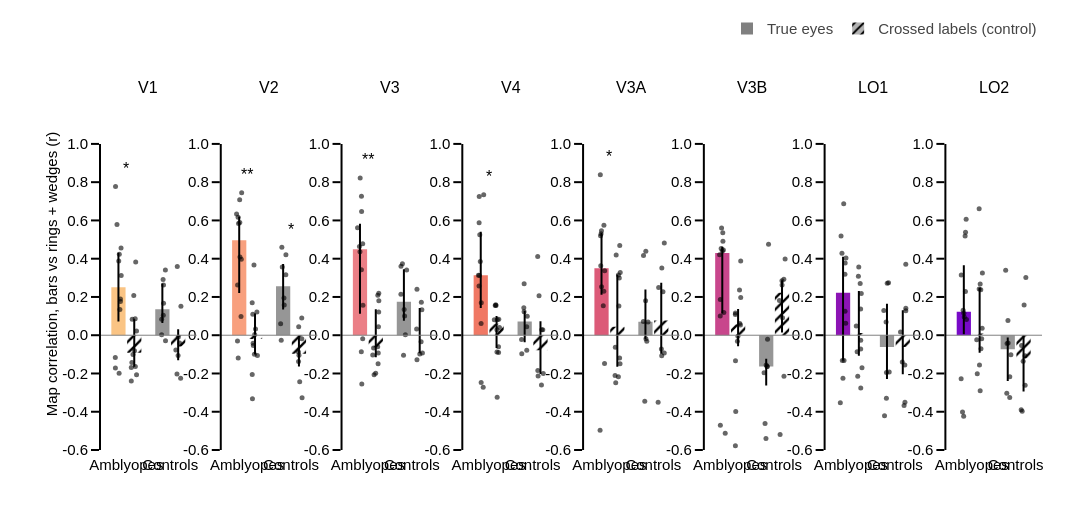

Here is the notebook cell this chart was saved with:
### Code cell
# Figure B: map correlation between halves (stimulus split), true eyes vs crossed labels
df_b = df_sh[df_sh.split == 'stimulus']
rng = np.random.default_rng(0)
conds = [('r_true', '', 'True eyes'), ('r_crossed', '/', 'Crossed labels (control)')]
w = 0.36
r_ticks = nice_ticks(df_b[['r_true', 'r_crossed']].values.ravel(), 0.2)
y_step = (r_ticks[-1] - r_ticks[0]) * 0.05
fig = make_subplots(rows=1, cols=cols, subplot_titles=rois_to_keep, horizontal_spacing=hor_spacing)
for col_idx, roi in enumerate(rois_to_keep, start=1):
    for g_i, group in enumerate(groups):
        dg = df_b[(df_b.roi == roi) & (df_b.group == group)]
        color = roi_colors_rgb[roi] if group == 'patient' else ctrl_color
        for (value, pattern, _), off in zip(conds, [-w / 2, w / 2]):
            v = dg[value].dropna()
            med, p25, p75 = v.median(), np.percentile(v, 25), np.percentile(v, 75)
            fig.add_trace(go.Bar(x=[g_i + off], y=[med], width=w * 0.9, showlegend=False,
                                 marker=dict(color=color, pattern=dict(shape=pattern, fgcolor='rgba(0,0,0,1)', bgcolor='rgba(0,0,0,0)', size=8)),
                                 error_y=dict(type='data', array=[p75 - med], arrayminus=[med - p25], thickness=2, width=0, color='black')),
                          row=1, col=col_idx)
            fig.add_trace(go.Scatter(x=g_i + off + rng.uniform(-w * 0.2, w * 0.2, len(v)), y=v, mode='markers', showlegend=False,
                                     marker=dict(size=5, color='rgba(0,0,0,0.6)')), row=1, col=col_idx)
        top = max(dg.r_true.max(), dg.r_crossed.max(), 0)
        fig.add_annotation(x=g_i, y=top + y_step / 2, yanchor='bottom', showarrow=False, font=dict(size=16),
                           text=stars(sh_stats.loc[(group, roi), 'p_true_vs_crossed_fdr']), row=1, col=col_idx)
    xref, yref = 'x{}'.format('' if col_idx == 1 else col_idx), 'y{}'.format('' if col_idx == 1 else col_idx)
    fig.add_shape(type='line', x0=0, x1=1, y0=0, y1=0, xref='{} domain'.format(xref), yref=yref, line=dict(color='grey', width=1))
    fig.add_shape(type='line', x0=0, x1=0, y0=r_ticks[0], y1=r_ticks[-1], xref='{} domain'.format(xref), yref=yref,
                  line=dict(color=template_specs['axes_color'], width=template_specs['axes_width']))
for _, pattern, label in conds:
    fig.add_trace(go.Bar(x=[None], y=[None], name=label, marker=dict(color='rgba(128,128,128,1)',
                         pattern=dict(shape=pattern, fgcolor='rgba(0,0,0,1)', bgcolor='rgba(0,0,0,0.3)', size=8))), row=1, col=1)
fig.update_xaxes(showline=True, ticklen=0, linecolor='rgba(255,255,255,0)', tickangle=0, range=[-0.6, 1.6],
                 tickvals=[0, 1], ticktext=[group_labels[g] for g in groups])
fig.update_yaxes(showline=False, range=[r_ticks[0], r_ticks[-1] + 3 * y_step], tickvals=r_ticks,
                 ticktext=['{:.1f}'.format(t) for t in r_ticks])
fig.update_yaxes(title_text='Map correlation, bars vs rings + wedges (r)', row=1, col=1)
fig.update_layout(template=fig_template, height=fig_height, width=fig_width,
                  legend=dict(orientation='h', font_family=template_specs['font'], font_size=template_specs['axes_font_size'],
                              x=1, y=1.15, xanchor='right', yanchor='bottom', bgcolor='rgba(0,0,0,0)', itemwidth=30),
                  margin_l=fig_margin[0], margin_t=fig_margin[1] + 40, margin_r=fig_margin[2], margin_b=fig_margin[3])
fig.show()
fig.write_image('{}/od_q5_B_map_correlation_vs_crossed.pdf'.format(fig_dir))

### Figure 1 — Plotly figure (JSON) as saved in the notebook; plotly's stock layout.template omitted (floating-point values rounded to 4 significant figures)
{"data": [{"error_y": {"array": [0.1799], "arrayminus": [0.1796], "color": "black", "thickness": 2, "type": "data", "width": 0}, "marker": {"color": "rgb(250, 196, 132)", "pattern": {"bgcolor": "rgba(0, 0, 0, 0)", "fgcolor": "rgba(0, 0, 0, 1)", "shape": "", "size": 8}}, "showlegend": false, "type": "bar", "width": 0.324, "x": [-0.18], "xaxis": "x", "y": [0.251], "yaxis": "y"}, {"marker": {"color": "rgba(0, 0, 0, 0.6)", "size": 5}, "mode": "markers", "showlegend": false, "type": "scatter", "x": [-0.1603, -0.2132, -0.2461, -0.2496, -0.1349, -0.1206, -0.1646, -0.147, -0.1737, -0.1173, -0.1345, -0.2516], "xaxis": "x", "y": [0.4226, 0.5792, 0.7768, -0.171, 0.1756, 0.456, -0.1983, 0.1339, 0.3875, 0.3125, 0.1896, -0.1161], "yaxis": "y"}, {"error_y": {"array": [0.175], "arrayminus": [0.07405], "color": "black", "thickness": 2, "type": "data", "width": 0}, "marker": {"color": "rgb(250, 196, 132)", "pattern": {"bgcolor": "rgba(0, 0, 0, 0)", "fgcolor": "rgba(0, 0, 0, 1)", "shape": "/", "size": 8}}, "showlegend": false, "type": "bar", "width": 0.324, "x": [0.18], "xaxis": "x", "y": [-0.09114], "yaxis": "y"}, {"marker": {"color": "rgba(0, 0, 0, 0.6)", "size": 5}, "mode": "markers", "showlegend": false, "type": "scatter", "x": [0.2315, 0.1128, 0.2131, 0.1333, 0.2323, 0.186, 0.1512, 0.1689, 0.1121, 0.1259, 0.2046, 0.2012], "xaxis": "x", "y": [0.0216, -0.2398, 0.3833, 0.08318, -0.2072, -0.08095, -0.1013, 0.2079, -0.1687, -0.1427, -0.164, 0.08606], "yaxis": "y"}, {"error_y": {"array": [0.1346], "arrayminus": [0.07237], "color": "black", "thickness": 2, "type": "data", "width": 0}, "marker": {"color": "rgb(150,150,150)", "pattern": {"bgcolor": "rgba(0, 0, 0, 0)", "fgcolor": "rgba(0, 0, 0, 1)", "shape": "", "size": 8}}, "showlegend": false, "type": "bar", "width": 0.324, "x": [0.82], "xaxis": "x", "y": [0.1356], "yaxis": "y"}, {"marker": {"color": "rgba(0, 0, 0, 0.6)", "size": 5}, "mode": "markers", "showlegend": false, "type": "scatter", "x": [0.8366, 0.8032, 0.8916, 0.8892, 0.8467, 0.8417, 0.8471, 0.804], "xaxis": "x", "y": [0.2917, 0.002397, -0.02929, 0.3407, 0.2631, 0.1046, 0.1666, 0.08354], "yaxis": "y"}, {"error_y": {"array": [0.09022], "arrayminus": [0.07076], "color": "black", "thickness": 2, "type": "data", "width": 0}, "marker": {"color": "rgb(150,150,150)", "pattern": {"bgcolor": "rgba(0, 0, 0, 0)", "fgcolor": "rgba(0, 0, 0, 1)", "shape": "/", "size": 8}}, "showlegend": false, "type": "bar", "width": 0.324, "x": [1.18], "xaxis": "x", "y": [-0.05955], "yaxis": "y"}, {"marker": {"color": "rgba(0, 0, 0, 0.6)", "size": 5}, "mode": "markers", "showlegend": false, "type": "scatter", "x": [1.127, 1.212, 1.184, 1.153, 1.178, 1.236, 1.243, 1.16], "xaxis": "x", "y": [-0.07793, -0.04117, -0.009467, -0.2027, -0.1062, -0.2253, 0.1511, 0.3589], "yaxis": "y"}, {"error_y": {"array": [0.1239], "arrayminus": [0.276], "color": "black", "thickness": 2, "type": "data", "width": 0}, "marker": {"color": "rgb(248, 160, 126)", "pattern": {"bgcolor": "rgba(0, 0, 0, 0)", "fgcolor": "rgba(0, 0, 0, 1)", "shape": "", "size": 8}}, "showlegend": false, "type": "bar", "width": 0.324, "x": [-0.18], "xaxis": "x2", "y": [0.497], "yaxis": "y2"}, {"marker": {"color": "rgba(0, 0, 0, 0.6)", "size": 5}, "mode": "markers", "showlegend": false, "type": "scatter", "x": [-0.1697, -0.2057, -0.1664, -0.2033, -0.1956, -0.1238, -0.2193, -0.1623, -0.2399, -0.1321, -0.1387, -0.2175], "xaxis": "x2", "y": [0.708, 0.6167, 0.5898, -0.1196, 0.5846, 0.7453, -0.02977, 0.4095, 0.6337, 0.3965, 0.09785, 0.2621], "yaxis": "y2"}, {"error_y": {"array": [0.1323], "arrayminus": [0.08161], "color": "black", "thickness": 2, "type": "data", "width": 0}, "marker": {"color": "rgb(248, 160, 126)", "pattern": {"bgcolor": "rgba(0, 0, 0, 0)", "fgcolor": "rgba(0, 0, 0, 1)", "shape": "/", "size": 8}}, "showlegend": false, "type": "bar", "width": 0.324, "x": [0.18], "xaxis": "x2", "y": [-0.01939], "yaxis": "y2"}, {"marker": {"color": "rgba(0, 0, 0, 0.6)", "size": 5}, "mode": "markers", "showlegend": false, "type": "scatter", "x": [0.2342, 0.1164, 0.1564, 0.1296, 0.1728, 0.2227, 0.1412, 0.1155, 0.1663, 0.1366, 0.1211, 0.1916], "xaxis": "x2", "y": [-0.1061, -0.2049, 0.3676, 0.11, 0.00314, 0.1219, -0.05363, 0.1701, -0.0993, -0.04193, -0.3316, 0.03276], "yaxis": "y2"}, {"error_y": {"array": [0.1168], "arrayminus": [0.1218], "color": "black", "thickness": 2, "type": "data", "width": 0}, "marker": {"color": "rgb(150,150,150)", "pattern": {"bgcolor": "rgba(0, 0, 0, 0)", "fgcolor": "rgba(0, 0, 0, 1)", "shape": "", "size": 8}}, "showlegend": false, "type": "bar", "width": 0.324, "x": [0.82], "xaxis": "x2", "y": [0.2556], "yaxis": "y2"}, {"marker": {"color": "rgba(0, 0, 0, 0.6)", "size": 5}, "mode": "markers", "showlegend": false, "type": "scatter", "x": [0.791, 0.8448, 0.7767, 0.8837, 0.8006, 0.7632, 0.8386, 0.8815], "xaxis": "x2", "y": [0.4593, 0.1584, -0.02686, 0.4205, 0.3563, 0.06007, 0.195, 0.3161], "yaxis": "y2"}, {"error_y": {"array": [0.09327], "arrayminus": [0.0678], "color": "black", "thickness": 2, "type": "data", "width": 0}, "marker": {"color": "rgb(150,150,150)", "pattern": {"bgcolor": "rgba(0, 0, 0, 0)", "fgcolor": "rgba(0, 0, 0, 1)", "shape": "/", "size": 8}}, "showlegend": false, "type": "bar", "width": 0.324, "x": [1.18], "xaxis": "x2", "y": [-0.09624], "yaxis": "y2"}, {"marker": {"color": "rgba(0, 0, 0, 0.6)", "size": 5}, "mode": "markers", "showlegend": false, "type": "scatter", "x": [1.171, 1.245, 1.18, 1.169, 1.197, 1.251, 1.245, 1.174], "xaxis": "x2", "y": [-0.1375, -0.01876, -0.1044, -0.0881, -0.2436, -0.3266, 0.09051, 0.04443], "yaxis": "y2"}, {"error_y": {"array": [0.1331], "arrayminus": [0.3371], "color": "black", "thickness": 2, "type": "data", "width": 0}, "marker": {"color": "rgb(235, 127, 134)", "pattern": {"bgcolor": "rgba(0, 0, 0, 0)", "fgcolor": "rgba(0, 0, 0, 1)", "shape": "", "size": 8}}, "showlegend": false, "type": "bar", "width": 0.324, "x": [-0.18], "xaxis": "x3", "y": [0.4498], "yaxis": "y3"}, {"marker": {"color": "rgba(0, 0, 0, 0.6)", "size": 5}, "mode": "markers", "showlegend": false, "type": "scatter", "x": [-0.1429, -0.1804, -0.1758, -0.1388, -0.1923, -0.1462, -0.1496, -0.1178, -0.2354, -0.147, -0.1185, -0.1126], "xaxis": "x3", "y": [0.6462, 0.4358, 0.8218, -0.255, 0.4638, 0.7259, -0.08656, 0.4785, 0.5618, 0.3417, -0.01811, 0.1563], "yaxis": "y3"}, {"error_y": {"array": [0.1991], "arrayminus": [0.05202], "color": "black", "thickness": 2, "type": "data", "width": 0}, "marker": {"color": "rgb(235, 127, 134)", "pattern": {"bgcolor": "rgba(0, 0, 0, 0)", "fgcolor": "rgba(0, 0, 0, 1)", "shape": "/", "size": 8}}, "showlegend": false, "type": "bar", "width": 0.324, "x": [0.18], "xaxis": "x3", "y": [-0.06318], "yaxis": "y3"}, {"marker": {"color": "rgba(0, 0, 0, 0.6)", "size": 5}, "mode": "markers", "showlegend": false, "type": "scatter", "x": [0.1101, 0.2324, 0.2493, 0.2458, 0.1294, 0.2481, 0.2362, 0.2264, 0.1771, 0.1415, 0.2235, 0.241], "xaxis": "x3", "y": [-0.1038, -0.1493, 0.1806, 0.121, -0.06649, 0.2189, -0.09296, 0.2094, -0.1987, -0.2073, -0.05988, 0.04451], "yaxis": "y3"}, {"error_y": {"array": [0.1711], "arrayminus": [0.09852], "color": "black", "thickness": 2, "type": "data", "width": 0}, "marker": {"color": "rgb(150,150,150)", "pattern": {"bgcolor": "rgba(0, 0, 0, 0)", "fgcolor": "rgba(0, 0, 0, 1)", "shape": "", "size": 8}}, "showlegend": false, "type": "bar", "width": 0.324, "x": [0.82], "xaxis": "x3", "y": [0.1744], "yaxis": "y3"}, {"marker": {"color": "rgba(0, 0, 0, 0.6)", "size": 5}, "mode": "markers", "showlegend": false, "type": "scatter", "x": [0.7863, 0.8256, 0.8118, 0.8821, 0.7538, 0.8534, 0.8365, 0.7521], "xaxis": "x3", "y": [0.3734, 0.1346, -0.1053, 0.3406, 0.3599, 0.002574, 0.1003, 0.2142], "yaxis": "y3"}, {"error_y": {"array": [0.1438], "arrayminus": [0.09309], "color": "black", "thickness": 2, "type": "data", "width": 0}, "marker": {"color": "rgb(150,150,150)", "pattern": {"bgcolor": "rgba(0, 0, 0, 0)", "fgcolor": "rgba(0, 0, 0, 1)", "shape": "/", "size": 8}}, "showlegend": false, "type": "bar", "width": 0.324, "x": [1.18], "xaxis": "x3", "y": [-0.001123], "yaxis": "y3"}, {"marker": {"color": "rgba(0, 0, 0, 0.6)", "size": 5}, "mode": "markers", "showlegend": false, "type": "scatter", "x": [1.212, 1.11, 1.217, 1.182, 1.242, 1.118, 1.229, 1.118], "xaxis": "x3", "y": [-0.03414, 0.03189, 0.1722, -0.09779, -0.09302, -0.1282, 0.1328, 0.2401], "yaxis": "y3"}, {"error_y": {"array": [0.2283], "arrayminus": [0.1705], "color": "black", "thickness": 2, "type": "data", "width": 0}, "marker": {"color": "rgb(240, 120, 100)", "pattern": {"bgcolor": "rgba(0, 0, 0, 0)", "fgcolor": "rgba(0, 0, 0, 1)", "shape": "", "size": 8}}, "showlegend": false, "type": "bar", "width": 0.324, "x": [-0.18], "xaxis": "x4", "y": [0.3131], "yaxis": "y4"}, {"marker": {"color": "rgba(0, 0, 0, 0.6)", "size": 5}, "mode": "markers", "showlegend": false, "type": "scatter", "x": [-0.2024, -0.19, -0.1129, -0.171, -0.2147, -0.2172, -0.1241, -0.2195, -0.2341, -0.2105, -0.1676, -0.1722], "xaxis": "x4", "y": [0.5257, 0.3854, 0.7345, -0.2473, 0.7257, 0.5884, -0.2722, 0.2573, 0.3139, 0.3124, 0.1696, 0.06181], "yaxis": "y4"}, {"error_y": {"array": [0.0406], "arrayminus": [0.1276], "color": "black", "thickness": 2, "type": "data", "width": 0}, "marker": {"color": "rgb(240, 120, 100)", "pattern": {"bgcolor": "rgba(0, 0, 0, 0)", "fgcolor": "rgba(0, 0, 0, 1)", "shape": "/", "size": 8}}, "showlegend": false, "type": "bar", "width": 0.324, "x": [0.18], "xaxis": "x4", "y": [0.06042], "yaxis": "y4"}, {"marker": {"color": "rgba(0, 0, 0, 0.6)", "size": 5}, "mode": "markers", "showlegend": false, "type": "scatter", "x": [0.2246, 0.1887, 0.1495, 0.1675, 0.2258, 0.1982, 0.2461, 0.1612, 0.1876, 0.1935, 0.2302, 0.1289], "xaxis": "x4", "y": [-0.06022, -0.08826, 0.1558, 0.1549, -0.0902, 0.08031, 0.04053, 0.1596, 0.02893, -0.3245, 0.08308, 0.08078], "yaxis": "y4"}, {"error_y": {"array": [0.05562], "arrayminus": [0.1089], "color": "black", "thickness": 2, "type": "data", "width": 0}, "marker": {"color": "rgb(150,150,150)", "pattern": {"bgcolor": "rgba(0, 0, 0, 0)", "fgcolor": "rgba(0, 0, 0, 1)", "shape": "", "size": 8}}, "showlegend": false, "type": "bar", "width": 0.324, "x": [0.82], "xaxis": "x4", "y": [0.07211], "yaxis": "y4"}, {"marker": {"color": "rgba(0, 0, 0, 0.6)", "size": 5}, "mode": "markers", "showlegend": false, "type": "scatter", "x": [0.8065, 0.879, 0.7542, 0.8665, 0.8078, 0.8675, 0.7494, 0.8006], "xaxis": "x4", "y": [0.1224, 0.09976, -0.09649, 0.04446, 0.2687, -0.07899, -0.02266, 0.1437], "yaxis": "y4"}, {"error_y": {"array": [0.1511], "arrayminus": [0.1254], "color": "black", "thickness": 2, "type": "data", "width": 0}, "marker": {"color": "rgb(150,150,150)", "pattern": {"bgcolor": "rgba(0, 0, 0, 0)", "fgcolor": "rgba(0, 0, 0, 1)", "shape": "/", "size": 8}}, "showlegend": false, "type": "bar", "width": 0.324, "x": [1.18], "xaxis": "x4", "y": [-0.07796], "yaxis": "y4"}, {"marker": {"color": "rgba(0, 0, 0, 0.6)", "size": 5}, "mode": "markers", "showlegend": false, "type": "scatter", "x": [1.119, 1.202, 1.147, 1.209, 1.244, 1.126, 1.233, 1.117], "xaxis": "x4", "y": [-0.184, -0.2601, 0.2062, 0.02808, -0.1999, -0.2136, 0.02885, 0.412], "yaxis": "y4"}, {"error_y": {"array": [0.1841], "arrayminus": [0.1394], "color": "black", "thickness": 2, "type": "data", "width": 0}, "marker": {"color": "rgb(220, 90, 120)", "pattern": {"bgcolor": "rgba(0, 0, 0, 0)", "fgcolor": "rgba(0, 0, 0, 1)", "shape": "", "size": 8}}, "showlegend": false, "type": "bar", "width": 0.324, "x": [-0.18], "xaxis": "x5", "y": [0.3504], "yaxis": "y5"}, {"marker": {"color": "rgba(0, 0, 0, 0.6)", "size": 5}, "mode": "markers", "showlegend": false, "type": "scatter", "x": [-0.1972, -0.1901, -0.1816, -0.1114, -0.1403, -0.2075, -0.2131, -0.1277, -0.1251, -0.1785, -0.2024, -0.1087], "xaxis": "x5", "y": [0.3634, 0.5307, 0.5459, -0.1484, 0.154, 0.8383, -0.4966, 0.2299, 0.5749, 0.2539, 0.5206, 0.3374], "yaxis": "y5"}, {"error_y": {"array": [0.2733], "arrayminus": [0.2088], "color": "black", "thickness": 2, "type": "data", "width": 0}, "marker": {"color": "rgb(220, 90, 120)", "pattern": {"bgcolor": "rgba(0, 0, 0, 0)", "fgcolor": "rgba(0, 0, 0, 1)", "shape": "/", "size": 8}}, "showlegend": false, "type": "bar", "width": 0.324, "x": [0.18], "xaxis": "x5", "y": [0.04447], "yaxis": "y5"}, {"marker": {"color": "rgba(0, 0, 0, 0.6)", "size": 5}, "mode": "markers", "showlegend": false, "type": "scatter", "x": [0.1535, 0.1343, 0.2347, 0.225, 0.2042, 0.246, 0.2413, 0.2157, 0.2319, 0.1436, 0.1283, 0.2045], "xaxis": "x5", "y": [0.4187, -0.06352, 0.4686, 0.2997, -0.2171, 0.3283, -0.149, 0.1525, -0.1189, -0.2483, -0.2103, 0.3142], "yaxis": "y5"}, {"error_y": {"array": [0.1688], "arrayminus": [0.09208], "color": "black", "thickness": 2, "type": "data", "width": 0}, "marker": {"color": "rgb(150,150,150)", "pattern": {"bgcolor": "rgba(0, 0, 0, 0)", "fgcolor": "rgba(0, 0, 0, 1)", "shape": "", "size": 8}}, "showlegend": false, "type": "bar", "width": 0.324, "x": [0.82], "xaxis": "x5", "y": [0.07052], "yaxis": "y5"}, {"marker": {"color": "rgba(0, 0, 0, 0.6)", "size": 5}, "mode": "markers", "showlegend": false, "type": "scatter", "x": [0.8509, 0.7721, 0.805, 0.8791, 0.8288, 0.8313, 0.776, 0.8237], "xaxis": "x5", "y": [-0.03213, 0.072, -0.3455, 0.06903, 0.4391, -0.01804, 0.4172, 0.1801], "yaxis": "y5"}, {"error_y": {"array": [0.1972], "arrayminus": [0.174], "color": "black", "thickness": 2, "type": "data", "width": 0}, "marker": {"color": "rgb(150,150,150)", "pattern": {"bgcolor": "rgba(0, 0, 0, 0)", "fgcolor": "rgba(0, 0, 0, 1)", "shape": "/", "size": 8}}, "showlegend": false, "type": "bar", "width": 0.324, "x": [1.18], "xaxis": "x5", "y": [0.07721], "yaxis": "y5"}, {"marker": {"color": "rgba(0, 0, 0, 0.6)", "size": 5}, "mode": "markers", "showlegend": false, "type": "scatter", "x": [1.183, 1.121, 1.249, 1.19, 1.109, 1.219, 1.249, 1.193], "xaxis": "x5", "y": [-0.07229, 0.2489, 0.4818, -0.1073, -0.351, 0.2267, -0.09324, 0.3507], "yaxis": "y5"}, {"error_y": {"array": [0.0324], "arrayminus": [0.316], "color": "black", "thickness": 2, "type": "data", "width": 0}, "marker": {"color": "rgb(200, 70, 140)", "pattern": {"bgcolor": "rgba(0, 0, 0, 0)", "fgcolor": "rgba(0, 0, 0, 1)", "shape": "", "size": 8}}, "showlegend": false, "type": "bar", "width": 0.324, "x": [-0.18], "xaxis": "x6", "y": [0.4301], "yaxis": "y6"}, {"marker": {"color": "rgba(0, 0, 0, 0.6)", "size": 5}, "mode": "markers", "showlegend": false, "type": "scatter", "x": [-0.206, -0.225, -0.1552, -0.2239, -0.1688, -0.1653, -0.1134, -0.2416, -0.18, -0.1448, -0.2265, -0.1961], "xaxis": "x6", "y": [0.4532, 0.1862, 0.4455, -0.4713, 0.535, 0.4905, -0.5119, 0.4201, 0.4402, 0.1186, 0.1007, 0.5609], "yaxis": "y6"}, {"error_y": {"array": [0.07954], "arrayminus": [0.1142], "color": "black", "thickness": 2, "type": "data", "width": 0}, "marker": {"color": "rgb(200, 70, 140)", "pattern": {"bgcolor": "rgba(0, 0, 0, 0)", "fgcolor": "rgba(0, 0, 0, 1)", "shape": "/", "size": 8}}, "showlegend": false, "type": "bar", "width": 0.324, "x": [0.18], "xaxis": "x6", "y": [0.0572], "yaxis": "y6"}, {"marker": {"color": "rgba(0, 0, 0, 0.6)", "size": 5}, "mode": "markers", "showlegend": false, "type": "scatter", "x": [0.1171, 0.2125, 0.1206, 0.1649, 0.2338, 0.176, 0.2394, 0.2183, 0.2398, 0.1263, 0.1186, 0.1181], "xaxis": "x6", "y": [0.1079, 0.236, -0.1335, -0.03154, 0.05374, -0.005602, 0.3884, 0.06066, 0.1966, -0.3993, 0.1168, -0.5782], "yaxis": "y6"}, {"error_y": {"array": [0.04086], "arrayminus": [0.09896], "color": "black", "thickness": 2, "type": "data", "width": 0}, "marker": {"color": "rgb(150,150,150)", "pattern": {"bgcolor": "rgba(0, 0, 0, 0)", "fgcolor": "rgba(0, 0, 0, 1)", "shape": "", "size": 8}}, "showlegend": false, "type": "bar", "width": 0.324, "x": [0.82], "xaxis": "x6", "y": [-0.1634], "yaxis": "y6"}, {"marker": {"color": "rgba(0, 0, 0, 0.6)", "size": 5}, "mode": "markers", "showlegend": false, "type": "scatter", "x": [0.8731, 0.8393, 0.8195, 0.7716, 0.845, 0.7938, 0.8504, 0.8143], "xaxis": "x6", "y": [0.4758, -0.1631, -0.1563, -0.1958, -0.1637, -0.462, -0.02136, -0.5404], "yaxis": "y6"}, {"error_y": {"array": [0.06494], "arrayminus": [0.2073], "color": "black", "thickness": 2, "type": "data", "width": 0}, "marker": {"color": "rgb(150,150,150)", "pattern": {"bgcolor": "rgba(0, 0, 0, 0)", "fgcolor": "rgba(0, 0, 0, 1)", "shape": "/", "size": 8}}, "showlegend": false, "type": "bar", "width": 0.324, "x": [1.18], "xaxis": "x6", "y": [0.222], "yaxis": "y6"}, {"marker": {"color": "rgba(0, 0, 0, 0.6)", "size": 5}, "mode": "markers", "showlegend": false, "type": "scatter", "x": [1.181, 1.222, 1.121, 1.191, 1.136, 1.224, 1.178, 1.25], "xaxis": "x6", "y": [0.2626, 0.2927, 0.1814, 0.091, -0.5195, -0.214, 0.285, 0.3986], "yaxis": "y6"}, {"error_y": {"array": [0.1881], "arrayminus": [0.3536], "color": "black", "thickness": 2, "type": "data", "width": 0}, "marker": {"color": "rgb(140, 20, 180)", "pattern": {"bgcolor": "rgba(0, 0, 0, 0)", "fgcolor": "rgba(0, 0, 0, 1)", "shape": "", "size": 8}}, "showlegend": false, "type": "bar", "width": 0.324, "x": [-0.18], "xaxis": "x7", "y": [0.2219], "yaxis": "y7"}, {"marker": {"color": "rgba(0, 0, 0, 0.6)", "size": 5}, "mode": "markers", "showlegend": false, "type": "scatter", "x": [-0.2257, -0.1133, -0.1367, -0.1827, -0.1349, -0.1652, -0.1577, -0.1204, -0.2426, -0.1318, -0.197, -0.2051], "xaxis": "x7", "y": [0.5186, 0.4038, 0.3181, -0.2253, 0.1257, 0.6867, -0.1316, 0.06297, -0.3531, 0.3775, -0.1322, 0.4285], "yaxis": "y7"}, {"error_y": {"array": [0.2196], "arrayminus": [0.1185], "color": "black", "thickness": 2, "type": "data", "width": 0}, "marker": {"color": "rgb(140, 20, 180)", "pattern": {"bgcolor": "rgba(0, 0, 0, 0)", "fgcolor": "rgba(0, 0, 0, 1)", "shape": "/", "size": 8}}, "showlegend": false, "type": "bar", "width": 0.324, "x": [0.18], "xaxis": "x7", "y": [0.01121], "yaxis": "y7"}, {"marker": {"color": "rgba(0, 0, 0, 0.6)", "size": 5}, "mode": "markers", "showlegend": false, "type": "scatter", "x": [0.2511, 0.2205, 0.1779, 0.1689, 0.2344, 0.1205, 0.21, 0.2216, 0.2231, 0.1544, 0.2227, 0.1404], "xaxis": "x7", "y": [-0.1698, 0.1376, 0.3568, 0.3086, 0.2174, 0.04883, 0.2709, -0.07254, -0.2754, -0.2146, -0.02641, -0.08649], "yaxis": "y7"}, {"error_y": {"array": [0.2265], "arrayminus": [0.1671], "color": "black", "thickness": 2, "type": "data", "width": 0}, "marker": {"color": "rgb(150,150,150)", "pattern": {"bgcolor": "rgba(0, 0, 0, 0)", "fgcolor": "rgba(0, 0, 0, 1)", "shape": "", "size": 8}}, "showlegend": false, "type": "bar", "width": 0.324, "x": [0.82], "xaxis": "x7", "y": [-0.06144], "yaxis": "y7"}, {"marker": {"color": "rgba(0, 0, 0, 0.6)", "size": 5}, "mode": "markers", "showlegend": false, "type": "scatter", "x": [0.8002, 0.8081, 0.826, 0.7642, 0.8066, 0.748, 0.8552, 0.8707], "xaxis": "x7", "y": [0.069, -0.195, 0.272, -0.4213, -0.3292, 0.1295, 0.2747, -0.1919], "yaxis": "y7"}, {"error_y": {"array": [0.1926], "arrayminus": [0.1423], "color": "black", "thickness": 2, "type": "data", "width": 0}, "marker": {"color": "rgb(150,150,150)", "pattern": {"bgcolor": "rgba(0, 0, 0, 0)", "fgcolor": "rgba(0, 0, 0, 1)", "shape": "/", "size": 8}}, "showlegend": false, "type": "bar", "width": 0.324, "x": [1.18], "xaxis": "x7", "y": [-0.06188], "yaxis": "y7"}, {"marker": {"color": "rgba(0, 0, 0, 0.6)", "size": 5}, "mode": "markers", "showlegend": false, "type": "scatter", "x": [1.128, 1.209, 1.226, 1.249, 1.23, 1.169, 1.249, 1.248], "xaxis": "x7", "y": [0.01636, -0.3671, -0.1554, 0.1409, -0.3504, -0.1401, 0.1273, 0.3708], "yaxis": "y7"}, {"error_y": {"array": [0.2433], "arrayminus": [0.1177], "color": "black", "thickness": 2, "type": "data", "width": 0}, "marker": {"color": "rgb(120, 10, 200)", "pattern": {"bgcolor": "rgba(0, 0, 0, 0)", "fgcolor": "rgba(0, 0, 0, 1)", "shape": "", "size": 8}}, "showlegend": false, "type": "bar", "width": 0.324, "x": [-0.18], "xaxis": "x8", "y": [0.1227], "yaxis": "y8"}, {"marker": {"color": "rgba(0, 0, 0, 0.6)", "size": 5}, "mode": "markers", "showlegend": false, "type": "scatter", "x": [-0.1795, -0.1435, -0.1204, -0.1834, -0.1276, -0.151, -0.2097, -0.1415, -0.1698, -0.2385, -0.1956, -0.2414], "xaxis": "x8", "y": [0.115, 0.2285, 0.08236, -0.4232, 0.6061, 0.518, -0.4016, 0.538, 0.09464, 0.3153, 0.1304, -0.2271], "yaxis": "y8"}, {"error_y": {"array": [0.2391], "arrayminus": [0.1016], "color": "black", "thickness": 2, "type": "data", "width": 0}, "marker": {"color": "rgb(120, 10, 200)", "pattern": {"bgcolor": "rgba(0, 0, 0, 0)", "fgcolor": "rgba(0, 0, 0, 1)", "shape": "/", "size": 8}}, "showlegend": false, "type": "bar", "width": 0.324, "x": [0.18], "xaxis": "x8", "y": [0.009381], "yaxis": "y8"}, {"marker": {"color": "rgba(0, 0, 0, 0.6)", "size": 5}, "mode": "markers", "showlegend": false, "type": "scatter", "x": [0.1766, 0.1697, 0.169, 0.1924, 0.1257, 0.2425, 0.2065, 0.2266, 0.2371, 0.192, 0.1138, 0.2105], "xaxis": "x8", "y": [-0.1561, 0.2419, 0.6613, 0.2682, -0.2016, 0.3248, 0.2375, -0.01786, 0.03662, -0.2909, -0.02415, -0.07095], "yaxis": "y8"}, {"error_y": {"array": [0.06165], "arrayminus": [0.1656], "color": "black", "thickness": 2, "type": "data", "width": 0}, "marker": {"color": "rgb(150,150,150)", "pattern": {"bgcolor": "rgba(0, 0, 0, 0)", "fgcolor": "rgba(0, 0, 0, 1)", "shape": "", "size": 8}}, "showlegend": false, "type": "bar", "width": 0.324, "x": [0.82], "xaxis": "x8", "y": [-0.07317], "yaxis": "y8"}, {"marker": {"color": "rgba(0, 0, 0, 0.6)", "size": 5}, "mode": "markers", "showlegend": false, "type": "scatter", "x": [0.8299, 0.8669, 0.8246, 0.8651, 0.8916, 0.7985, 0.7726, 0.8044], "xaxis": "x8", "y": [-0.04088, -0.2171, 0.07658, -0.3259, -0.1025, -0.3038, 0.339, -0.04381], "yaxis": "y8"}, {"error_y": {"array": [0.1209], "arrayminus": [0.1726], "color": "black", "thickness": 2, "type": "data", "width": 0}, "marker": {"color": "rgb(150,150,150)", "pattern": {"bgcolor": "rgba(0, 0, 0, 0)", "fgcolor": "rgba(0, 0, 0, 1)", "shape": "/", "size": 8}}, "showlegend": false, "type": "bar", "width": 0.324, "x": [1.18], "xaxis": "x8", "y": [-0.1211], "yaxis": "y8"}, {"marker": {"color": "rgba(0, 0, 0, 0.6)", "size": 5}, "mode": "markers", "showlegend": false, "type": "scatter", "x": [1.216, 1.171, 1.193, 1.126, 1.213, 1.148, 1.135, 1.232], "xaxis": "x8", "y": [-0.2618, -0.1355, 0.1583, -0.3894, -0.1067, -0.3973, -0.0531, 0.3019], "yaxis": "y8"}, {"marker": {"color": "rgba(128,128,128,1)", "pattern": {"bgcolor": "rgba(0, 0, 0, 0.3)", "fgcolor": "rgba(0, 0, 0, 1)", "shape": "", "size": 8}}, "name": "True eyes", "type": "bar", "x": [null], "xaxis": "x", "y": [null], "yaxis": "y"}, {"marker": {"color": "rgba(128,128,128,1)", "pattern": {"bgcolor": "rgba(0, 0, 0, 0.3)", "fgcolor": "rgba(0, 0, 0, 1)", "shape": "/", "size": 8}}, "name": "Crossed labels (control)", "type": "bar", "x": [null], "xaxis": "x", "y": [null], "yaxis": "y"}], "layout": {"annotations": [{"font": {"size": 16}, "showarrow": false, "text": "V1", "x": 0.05128, "xanchor": "center", "xref": "paper", "y": 1, "yanchor": "bottom", "yref": "paper"}, {"font": {"size": 16}, "showarrow": false, "text": "V2", "x": 0.1795, "xanchor": "center", "xref": "paper", "y": 1, "yanchor": "bottom", "yref": "paper"}, {"font": {"size": 16}, "showarrow": false, "text": "V3", "x": 0.3077, "xanchor": "center", "xref": "paper", "y": 1, "yanchor": "bottom", "yref": "paper"}, {"font": {"size": 16}, "showarrow": false, "text": "V4", "x": 0.4359, "xanchor": "center", "xref": "paper", "y": 1, "yanchor": "bottom", "yref": "paper"}, {"font": {"size": 16}, "showarrow": false, "text": "V3A", "x": 0.5641, "xanchor": "center", "xref": "paper", "y": 1, "yanchor": "bottom", "yref": "paper"}, {"font": {"size": 16}, "showarrow": false, "text": "V3B", "x": 0.6923, "xanchor": "center", "xref": "paper", "y": 1, "yanchor": "bottom", "yref": "paper"}, {"font": {"size": 16}, "showarrow": false, "text": "LO1", "x": 0.8205, "xanchor": "center", "xref": "paper", "y": 1, "yanchor": "bottom", "yref": "paper"}, {"font": {"size": 16}, "showarrow": false, "text": "LO2", "x": 0.9487, "xanchor": "center", "xref": "paper", "y": 1, "yanchor": "bottom", "yref": "paper"}, {"font": {"size": 16}, "showarrow": false, "text": "*", "x": 0, "xref": "x", "y": 0.8168, "yanchor": "bottom", "yref": "y"}, {"font": {"size": 16}, "showarrow": false, "text": "", "x": 1, "xref": "x", "y": 0.3989, "yanchor": "bottom", "yref": "y"}, {"font": {"size": 16}, "showarrow": false, "text": "**", "x": 0, "xref": "x2", "y": 0.7853, "yanchor": "bottom", "yref": "y2"}, {"font": {"size": 16}, "showarrow": false, "text": "*", "x": 1, "xref": "x2", "y": 0.4993, "yanchor": "bottom", "yref": "y2"}, {"font": {"size": 16}, "showarrow": false, "text": "**", "x": 0, "xref": "x3", "y": 0.8618, "yanchor": "bottom", "yref": "y3"}, {"font": {"size": 16}, "showarrow": false, "text": "", "x": 1, "xref": "x3", "y": 0.4134, "yanchor": "bottom", "yref": "y3"}, {"font": {"size": 16}, "showarrow": false, "text": "*", "x": 0, "xref": "x4", "y": 0.7745, "yanchor": "bottom", "yref": "y4"}, {"font": {"size": 16}, "showarrow": false, "text": "", "x": 1, "xref": "x4", "y": 0.452, "yanchor": "bottom", "yref": "y4"}, {"font": {"size": 16}, "showarrow": false, "text": "*", "x": 0, "xref": "x5", "y": 0.8783, "yanchor": "bottom", "yref": "y5"}, {"font": {"size": 16}, "showarrow": false, "text": "", "x": 1, "xref": "x5", "y": 0.5218, "yanchor": "bottom", "yref": "y5"}, {"font": {"size": 16}, "showarrow": false, "text": "", "x": 0, "xref": "x6", "y": 0.6009, "yanchor": "bottom", "yref": "y6"}, {"font": {"size": 16}, "showarrow": false, "text": "", "x": 1, "xref": "x6", "y": 0.5158, "yanchor": "bottom", "yref": "y6"}, {"font": {"size": 16}, "showarrow": false, "text": "", "x": 0, "xref": "x7", "y": 0.7267, "yanchor": "bottom", "yref": "y7"}, {"font": {"size": 16}, "showarrow": false, "text": "", "x": 1, "xref": "x7", "y": 0.4108, "yanchor": "bottom", "yref": "y7"}, {"font": {"size": 16}, "showarrow": false, "text": "", "x": 0, "xref": "x8", "y": 0.7013, "yanchor": "bottom", "yref": "y8"}, {"font": {"size": 16}, "showarrow": false, "text": "", "x": 1, "xref": "x8", "y": 0.379, "yanchor": "bottom", "yref": "y8"}], "height": 525, "legend": {"bgcolor": "rgba(0, 0, 0, 0)", "font": {"family": "Arial", "size": 15}, "itemwidth": 30, "orientation": "h", "x": 1, "xanchor": "right", "y": 1.15, "yanchor": "bottom"}, "margin": {"b": 75, "l": 100, "r": 50, "t": 90}, "shapes": [{"line": {"color": "grey", "width": 1}, "type": "line", "x0": 0, "x1": 1, "xref": "x domain", "y0": 0, "y1": 0, "yref": "y"}, {"line": {"color": "rgba(0, 0, 0, 1)", "width": 2}, "type": "line", "x0": 0, "x1": 0, "xref": "x domain", "y0": -0.6, "y1": 1, "yref": "y"}, {"line": {"color": "grey", "width": 1}, "type": "line", "x0": 0, "x1": 1, "xref": "x2 domain", "y0": 0, "y1": 0, "yref": "y2"}, {"line": {"color": "rgba(0, 0, 0, 1)", "width": 2}, "type": "line", "x0": 0, "x1": 0, "xref": "x2 domain", "y0": -0.6, "y1": 1, "yref": "y2"}, {"line": {"color": "grey", "width": 1}, "type": "line", "x0": 0, "x1": 1, "xref": "x3 domain", "y0": 0, "y1": 0, "yref": "y3"}, {"line": {"color": "rgba(0, 0, 0, 1)", "width": 2}, "type": "line", "x0": 0, "x1": 0, "xref": "x3 domain", "y0": -0.6, "y1": 1, "yref": "y3"}, {"line": {"color": "grey", "width": 1}, "type": "line", "x0": 0, "x1": 1, "xref": "x4 domain", "y0": 0, "y1": 0, "yref": "y4"}, {"line": {"color": "rgba(0, 0, 0, 1)", "width": 2}, "type": "line", "x0": 0, "x1": 0, "xref": "x4 domain", "y0": -0.6, "y1": 1, "yref": "y4"}, {"line": {"color": "grey", "width": 1}, "type": "line", "x0": 0, "x1": 1, "xref": "x5 domain", "y0": 0, "y1": 0, "yref": "y5"}, {"line": {"color": "rgba(0, 0, 0, 1)", "width": 2}, "type": "line", "x0": 0, "x1": 0, "xref": "x5 domain", "y0": -0.6, "y1": 1, "yref": "y5"}, {"line": {"color": "grey", "width": 1}, "type": "line", "x0": 0, "x1": 1, "xref": "x6 domain", "y0": 0, "y1": 0, "yref": "y6"}, {"line": {"color": "rgba(0, 0, 0, 1)", "width": 2}, "type": "line", "x0": 0, "x1": 0, "xref": "x6 domain", "y0": -0.6, "y1": 1, "yref": "y6"}, {"line": {"color": "grey", "width": 1}, "type": "line", "x0": 0, "x1": 1, "xref": "x7 domain", "y0": 0, "y1": 0, "yref": "y7"}, {"line": {"color": "rgba(0, 0, 0, 1)", "width": 2}, "type": "line", "x0": 0, "x1": 0, "xref": "x7 domain", "y0": -0.6, "y1": 1, "yref": "y7"}, {"line": {"color": "grey", "width": 1}, "type": "line", "x0": 0, "x1": 1, "xref": "x8 domain", "y0": 0, "y1": 0, "yref": "y8"}, {"line": {"color": "rgba(0, 0, 0, 1)", "width": 2}, "type": "line", "x0": 0, "x1": 0, "xref": "x8 domain", "y0": -0.6, "y1": 1, "yref": "y8"}], "width": 2100, "xaxis": {"anchor": "y", "domain": [0, 0.1026], "linecolor": "rgba(255,255,255,0)", "range": [-0.6, 1.6], "showline": true, "tickangle": 0, "ticklen": 0, "ticktext": ["Amblyopes", "Controls"], "tickvals": [0, 1], "type": "linear"}, "xaxis2": {"anchor": "y2", "domain": [0.1282, 0.2308], "linecolor": "rgba(255,255,255,0)", "range": [-0.6, 1.6], "showline": true, "tickangle": 0, "ticklen": 0, "ticktext": ["Amblyopes", "Controls"], "tickvals": [0, 1], "type": "linear"}, "xaxis3": {"anchor": "y3", "domain": [0.2564, 0.359], "linecolor": "rgba(255,255,255,0)", "range": [-0.6, 1.6], "showline": true, "tickangle": 0, "ticklen": 0, "ticktext": ["Amblyopes", "Controls"], "tickvals": [0, 1], "type": "linear"}, "xaxis4": {"anchor": "y4", "domain": [0.3846, 0.4872], "linecolor": "rgba(255,255,255,0)", "range": [-0.6, 1.6], "showline": true, "tickangle": 0, "ticklen": 0, "ticktext": ["Amblyopes", "Controls"], "tickvals": [0, 1], "type": "linear"}, "xaxis5": {"anchor": "y5", "domain": [0.5128, 0.6154], "linecolor": "rgba(255,255,255,0)", "range": [-0.6, 1.6], "showline": true, "tickangle": 0, "ticklen": 0, "ticktext": ["Amblyopes", "Controls"], "tickvals": [0, 1], "type": "linear"}, "xaxis6": {"anchor": "y6", "domain": [0.641, 0.7436], "linecolor": "rgba(255,255,255,0)", "range": [-0.6, 1.6], "showline": true, "tickangle": 0, "ticklen": 0, "ticktext": ["Amblyopes", "Controls"], "tickvals": [0, 1], "type": "linear"}, "xaxis7": {"anchor": "y7", "domain": [0.7692, 0.8718], "linecolor": "rgba(255,255,255,0)", "range": [-0.6, 1.6], "showline": true, "tickangle": 0, "ticklen": 0, "ticktext": ["Amblyopes", "Controls"], "tickvals": [0, 1], "type": "linear"}, "xaxis8": {"anchor": "y8", "domain": [0.8974, 1.0], "linecolor": "rgba(255,255,255,0)", "range": [-0.6, 1.6], "showline": true, "tickangle": 0, "ticklen": 0, "ticktext": ["Amblyopes", "Controls"], "tickvals": [0, 1], "type": "linear"}, "yaxis": {"anchor": "x", "domain": [0, 1], "range": [-0.6, 1.24], "showline": false, "ticktext": ["-0.6", "-0.4", "-0.2", "0.0", "0.2", "0.4", "0.6", "0.8", "1.0"], "tickvals": [-0.6, -0.4, -0.2, 0, 0.2, 0.4, 0.6, 0.8, 1], "title": {"text": "Map correlation, bars vs rings + wedges (r)"}, "type": "linear"}, "yaxis2": {"anchor": "x2", "domain": [0, 1], "range": [-0.6, 1.24], "showline": false, "ticktext": ["-0.6", "-0.4", "-0.2", "0.0", "0.2", "0.4", "0.6", "0.8", "1.0"], "tickvals": [-0.6, -0.4, -0.2, 0, 0.2, 0.4, 0.6, 0.8, 1], "type": "linear"}, "yaxis3": {"anchor": "x3", "domain": [0, 1], "range": [-0.6, 1.24], "showline": false, "ticktext": ["-0.6", "-0.4", "-0.2", "0.0", "0.2", "0.4", "0.6", "0.8", "1.0"], "tickvals": [-0.6, -0.4, -0.2, 0, 0.2, 0.4, 0.6, 0.8, 1], "type": "linear"}, "yaxis4": {"anchor": "x4", "domain": [0, 1], "range": [-0.6, 1.24], "showline": false, "ticktext": ["-0.6", "-0.4", "-0.2", "0.0", "0.2", "0.4", "0.6", "0.8", "1.0"], "tickvals": [-0.6, -0.4, -0.2, 0, 0.2, 0.4, 0.6, 0.8, 1], "type": "linear"}, "yaxis5": {"anchor": "x5", "domain": [0, 1], "range": [-0.6, 1.24], "showline": false, "ticktext": ["-0.6", "-0.4", "-0.2", "0.0", "0.2", "0.4", "0.6", "0.8", "1.0"], "tickvals": [-0.6, -0.4, -0.2, 0, 0.2, 0.4, 0.6, 0.8, 1], "type": "linear"}, "yaxis6": {"anchor": "x6", "domain": [0, 1], "range": [-0.6, 1.24], "showline": false, "ticktext": ["-0.6", "-0.4", "-0.2", "0.0", "0.2", "0.4", "0.6", "0.8", "1.0"], "tickvals": [-0.6, -0.4, -0.2, 0, 0.2, 0.4, 0.6, 0.8, 1], "type": "linear"}, "yaxis7": {"anchor": "x7", "domain": [0, 1], "range": [-0.6, 1.24], "showline": false, "ticktext": ["-0.6", "-0.4", "-0.2", "0.0", "0.2", "0.4", "0.6", "0.8", "1.0"], "tickvals": [-0.6, -0.4, -0.2, 0, 0.2, 0.4, 0.6, 0.8, 1], "type": "linear"}, "yaxis8": {"anchor": "x8", "domain": [0, 1], "range": [-0.6, 1.24], "showline": false, "ticktext": ["-0.6", "-0.4", "-0.2", "0.0", "0.2", "0.4", "0.6", "0.8", "1.0"], "tickvals": [-0.6, -0.4, -0.2, 0, 0.2, 0.4, 0.6, 0.8, 1], "type": "linear"}}}
